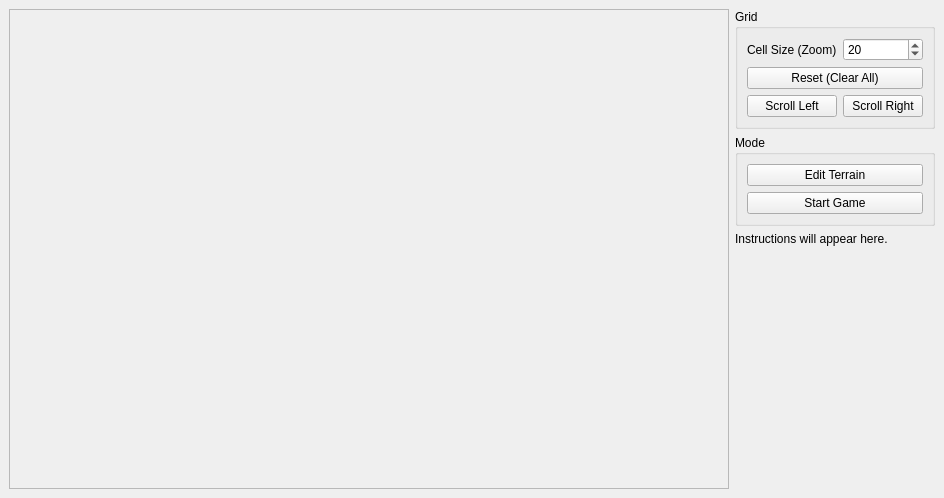
<?xml version="1.0" encoding="UTF-8"?>
<ui version="4.0">
 <class>MainWindow</class>
 <widget class="QMainWindow" name="MainWindow">
  <property name="windowTitle">
   <string>Grid Runner</string>
  </property>
  <widget class="QWidget" name="centralwidget">
   <layout class="QHBoxLayout" name="horizontalLayout" stretch="4,1">
    <item>
     <widget class="my_label" name="frame">
      <property name="minimumSize">
       <size><width>720</width><height>480</height></size>
      </property>
      <property name="frameShape"><enum>QFrame::StyledPanel</enum></property>
      <property name="frameShadow"><enum>QFrame::Sunken</enum></property>
     </widget>
    </item>
    <item>
     <layout class="QVBoxLayout" name="rightLayout">
      <item>
       <widget class="QGroupBox" name="groupGrid">
        <property name="title"><string>Grid</string></property>
        <layout class="QGridLayout" name="gridLayout">
         <item row="0" column="0">
          <widget class="QLabel" name="label">
           <property name="text"><string>Cell Size (Zoom)</string></property>
          </widget>
         </item>
         <item row="0" column="1">
          <widget class="QSpinBox" name="spinGridSize">
           <property name="minimum"><number>5</number></property>
           <property name="maximum"><number>60</number></property>
           <property name="value"><number>20</number></property>
          </widget>
         </item>
         <item row="1" column="0" colspan="2">
          <widget class="QPushButton" name="btnDrawGrid">
           <property name="text"><string>Reset (Clear All)</string></property>
          </widget>
         </item>
         <item row="2" column="0">
          <widget class="QPushButton" name="btnScrollLeft">
           <property name="text"><string>Scroll Left</string></property>
          </widget>
         </item>
         <item row="2" column="1">
          <widget class="QPushButton" name="btnScrollRight">
           <property name="text"><string>Scroll Right</string></property>
          </widget>
         </item>
        </layout>
       </widget>
      </item>
      <item>
       <widget class="QGroupBox" name="groupMode">
        <property name="title"><string>Mode</string></property>
        <layout class="QVBoxLayout" name="modeLayout">
         <item>
          <widget class="QPushButton" name="btnEditMode">
           <property name="text"><string>Edit Terrain</string></property>
          </widget>
         </item>
         <item>
          <widget class="QPushButton" name="btnStartGame">
           <property name="text"><string>Start Game</string></property>
          </widget>
         </item>
        </layout>
       </widget>
      </item>
      <item>
       <widget class="QLabel" name="lblInfo">
        <property name="text"><string>Instructions will appear here.</string></property>
        <property name="wordWrap"><bool>true</bool></property>
       </widget>
      </item>
      <item>
       <spacer name="verticalSpacer">
        <property name="orientation"><enum>Qt::Vertical</enum></property>
        <property name="sizeHint" stdset="0">
         <size><width>20</width><height>40</height></size>
        </property>
       </spacer>
      </item>
     </layout>
    </item>
   </layout>
  </widget>
 </widget>
 <customwidgets>
  <customwidget>
   <class>my_label</class>
   <extends>QLabel</extends>
   <header>my_label.h</header>
  </customwidget>
 </customwidgets>
 <resources/>
 <connections/>
</ui>
